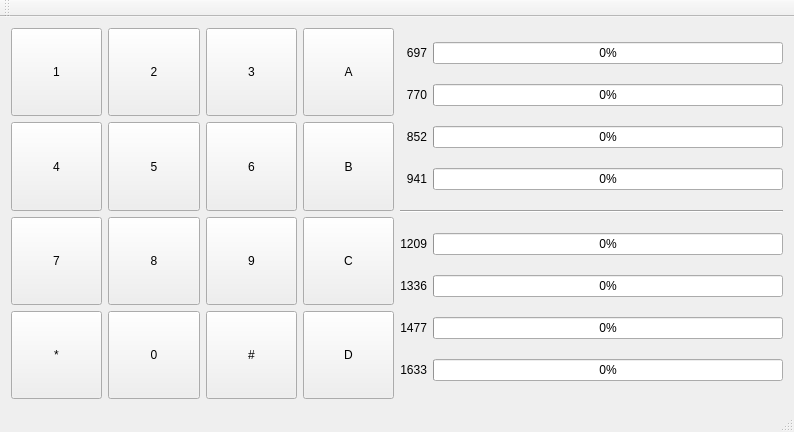
<?xml version="1.0" encoding="UTF-8"?>
<ui version="4.0">
 <class>MainWindow</class>
 <widget class="QMainWindow" name="MainWindow">
  <property name="geometry">
   <rect>
    <x>0</x>
    <y>0</y>
    <width>794</width>
    <height>432</height>
   </rect>
  </property>
  <property name="windowTitle">
   <string>DTMF</string>
  </property>
  <widget class="QWidget" name="centralWidget">
   <layout class="QHBoxLayout" name="horizontalLayout">
    <item>
     <layout class="QGridLayout" name="gridLayout">
      <item row="2" column="1">
       <widget class="QToolButton" name="toolButton_8">
        <property name="sizePolicy">
         <sizepolicy hsizetype="Expanding" vsizetype="Expanding">
          <horstretch>0</horstretch>
          <verstretch>0</verstretch>
         </sizepolicy>
        </property>
        <property name="focusPolicy">
         <enum>Qt::NoFocus</enum>
        </property>
        <property name="text">
         <string>8</string>
        </property>
       </widget>
      </item>
      <item row="1" column="0">
       <widget class="QToolButton" name="toolButton_4">
        <property name="sizePolicy">
         <sizepolicy hsizetype="Expanding" vsizetype="Expanding">
          <horstretch>0</horstretch>
          <verstretch>0</verstretch>
         </sizepolicy>
        </property>
        <property name="focusPolicy">
         <enum>Qt::NoFocus</enum>
        </property>
        <property name="text">
         <string>4</string>
        </property>
       </widget>
      </item>
      <item row="0" column="2">
       <widget class="QToolButton" name="toolButton_3">
        <property name="sizePolicy">
         <sizepolicy hsizetype="Expanding" vsizetype="Expanding">
          <horstretch>0</horstretch>
          <verstretch>0</verstretch>
         </sizepolicy>
        </property>
        <property name="focusPolicy">
         <enum>Qt::NoFocus</enum>
        </property>
        <property name="text">
         <string>3</string>
        </property>
       </widget>
      </item>
      <item row="1" column="1">
       <widget class="QToolButton" name="toolButton_5">
        <property name="sizePolicy">
         <sizepolicy hsizetype="Expanding" vsizetype="Expanding">
          <horstretch>0</horstretch>
          <verstretch>0</verstretch>
         </sizepolicy>
        </property>
        <property name="focusPolicy">
         <enum>Qt::NoFocus</enum>
        </property>
        <property name="text">
         <string>5</string>
        </property>
       </widget>
      </item>
      <item row="1" column="2">
       <widget class="QToolButton" name="toolButton_6">
        <property name="sizePolicy">
         <sizepolicy hsizetype="Expanding" vsizetype="Expanding">
          <horstretch>0</horstretch>
          <verstretch>0</verstretch>
         </sizepolicy>
        </property>
        <property name="focusPolicy">
         <enum>Qt::NoFocus</enum>
        </property>
        <property name="text">
         <string>6</string>
        </property>
       </widget>
      </item>
      <item row="2" column="2">
       <widget class="QToolButton" name="toolButton_9">
        <property name="sizePolicy">
         <sizepolicy hsizetype="Expanding" vsizetype="Expanding">
          <horstretch>0</horstretch>
          <verstretch>0</verstretch>
         </sizepolicy>
        </property>
        <property name="focusPolicy">
         <enum>Qt::NoFocus</enum>
        </property>
        <property name="text">
         <string>9</string>
        </property>
       </widget>
      </item>
      <item row="3" column="0">
       <widget class="QToolButton" name="toolButton_10">
        <property name="sizePolicy">
         <sizepolicy hsizetype="Expanding" vsizetype="Expanding">
          <horstretch>0</horstretch>
          <verstretch>0</verstretch>
         </sizepolicy>
        </property>
        <property name="focusPolicy">
         <enum>Qt::NoFocus</enum>
        </property>
        <property name="text">
         <string>*</string>
        </property>
       </widget>
      </item>
      <item row="0" column="1">
       <widget class="QToolButton" name="toolButton_2">
        <property name="sizePolicy">
         <sizepolicy hsizetype="Expanding" vsizetype="Expanding">
          <horstretch>0</horstretch>
          <verstretch>0</verstretch>
         </sizepolicy>
        </property>
        <property name="focusPolicy">
         <enum>Qt::NoFocus</enum>
        </property>
        <property name="text">
         <string>2</string>
        </property>
       </widget>
      </item>
      <item row="0" column="0">
       <widget class="QToolButton" name="toolButton_1">
        <property name="sizePolicy">
         <sizepolicy hsizetype="Expanding" vsizetype="Expanding">
          <horstretch>0</horstretch>
          <verstretch>0</verstretch>
         </sizepolicy>
        </property>
        <property name="focusPolicy">
         <enum>Qt::NoFocus</enum>
        </property>
        <property name="text">
         <string>1</string>
        </property>
       </widget>
      </item>
      <item row="3" column="1">
       <widget class="QToolButton" name="toolButton_11">
        <property name="sizePolicy">
         <sizepolicy hsizetype="Expanding" vsizetype="Expanding">
          <horstretch>0</horstretch>
          <verstretch>0</verstretch>
         </sizepolicy>
        </property>
        <property name="focusPolicy">
         <enum>Qt::NoFocus</enum>
        </property>
        <property name="text">
         <string>0</string>
        </property>
       </widget>
      </item>
      <item row="2" column="0">
       <widget class="QToolButton" name="toolButton_7">
        <property name="sizePolicy">
         <sizepolicy hsizetype="Expanding" vsizetype="Expanding">
          <horstretch>0</horstretch>
          <verstretch>0</verstretch>
         </sizepolicy>
        </property>
        <property name="focusPolicy">
         <enum>Qt::NoFocus</enum>
        </property>
        <property name="text">
         <string>7</string>
        </property>
       </widget>
      </item>
      <item row="3" column="2">
       <widget class="QToolButton" name="toolButton_12">
        <property name="sizePolicy">
         <sizepolicy hsizetype="Expanding" vsizetype="Expanding">
          <horstretch>0</horstretch>
          <verstretch>0</verstretch>
         </sizepolicy>
        </property>
        <property name="focusPolicy">
         <enum>Qt::NoFocus</enum>
        </property>
        <property name="text">
         <string>#</string>
        </property>
       </widget>
      </item>
      <item row="0" column="3">
       <widget class="QToolButton" name="toolButton_a">
        <property name="sizePolicy">
         <sizepolicy hsizetype="Expanding" vsizetype="Expanding">
          <horstretch>0</horstretch>
          <verstretch>0</verstretch>
         </sizepolicy>
        </property>
        <property name="focusPolicy">
         <enum>Qt::NoFocus</enum>
        </property>
        <property name="text">
         <string>A</string>
        </property>
       </widget>
      </item>
      <item row="1" column="3">
       <widget class="QToolButton" name="toolButton_b">
        <property name="sizePolicy">
         <sizepolicy hsizetype="Expanding" vsizetype="Expanding">
          <horstretch>0</horstretch>
          <verstretch>0</verstretch>
         </sizepolicy>
        </property>
        <property name="focusPolicy">
         <enum>Qt::NoFocus</enum>
        </property>
        <property name="text">
         <string>B</string>
        </property>
       </widget>
      </item>
      <item row="2" column="3">
       <widget class="QToolButton" name="toolButton_c">
        <property name="sizePolicy">
         <sizepolicy hsizetype="Expanding" vsizetype="Expanding">
          <horstretch>0</horstretch>
          <verstretch>0</verstretch>
         </sizepolicy>
        </property>
        <property name="focusPolicy">
         <enum>Qt::NoFocus</enum>
        </property>
        <property name="text">
         <string>C</string>
        </property>
       </widget>
      </item>
      <item row="3" column="3">
       <widget class="QToolButton" name="toolButton_d">
        <property name="sizePolicy">
         <sizepolicy hsizetype="Expanding" vsizetype="Expanding">
          <horstretch>0</horstretch>
          <verstretch>0</verstretch>
         </sizepolicy>
        </property>
        <property name="focusPolicy">
         <enum>Qt::NoFocus</enum>
        </property>
        <property name="text">
         <string>D</string>
        </property>
       </widget>
      </item>
     </layout>
    </item>
    <item>
     <layout class="QGridLayout" name="gridLayout_2">
      <item row="0" column="0">
       <widget class="QLabel" name="label_1">
        <property name="text">
         <string>697</string>
        </property>
        <property name="alignment">
         <set>Qt::AlignRight|Qt::AlignTrailing|Qt::AlignVCenter</set>
        </property>
       </widget>
      </item>
      <item row="0" column="1">
       <widget class="QProgressBar" name="progressBar_1">
        <property name="maximum">
         <number>10000</number>
        </property>
        <property name="value">
         <number>0</number>
        </property>
       </widget>
      </item>
      <item row="1" column="0">
       <widget class="QLabel" name="label_2">
        <property name="text">
         <string>770</string>
        </property>
        <property name="alignment">
         <set>Qt::AlignRight|Qt::AlignTrailing|Qt::AlignVCenter</set>
        </property>
       </widget>
      </item>
      <item row="1" column="1">
       <widget class="QProgressBar" name="progressBar_2">
        <property name="maximum">
         <number>10000</number>
        </property>
        <property name="value">
         <number>0</number>
        </property>
       </widget>
      </item>
      <item row="2" column="0">
       <widget class="QLabel" name="label_3">
        <property name="text">
         <string>852</string>
        </property>
        <property name="alignment">
         <set>Qt::AlignRight|Qt::AlignTrailing|Qt::AlignVCenter</set>
        </property>
       </widget>
      </item>
      <item row="2" column="1">
       <widget class="QProgressBar" name="progressBar_3">
        <property name="maximum">
         <number>10000</number>
        </property>
        <property name="value">
         <number>0</number>
        </property>
       </widget>
      </item>
      <item row="3" column="0">
       <widget class="QLabel" name="label_4">
        <property name="text">
         <string>941</string>
        </property>
        <property name="alignment">
         <set>Qt::AlignRight|Qt::AlignTrailing|Qt::AlignVCenter</set>
        </property>
       </widget>
      </item>
      <item row="3" column="1">
       <widget class="QProgressBar" name="progressBar_4">
        <property name="maximum">
         <number>10000</number>
        </property>
        <property name="value">
         <number>0</number>
        </property>
       </widget>
      </item>
      <item row="5" column="0">
       <widget class="QLabel" name="label_5">
        <property name="text">
         <string>1209</string>
        </property>
        <property name="alignment">
         <set>Qt::AlignRight|Qt::AlignTrailing|Qt::AlignVCenter</set>
        </property>
       </widget>
      </item>
      <item row="5" column="1">
       <widget class="QProgressBar" name="progressBar_5">
        <property name="maximum">
         <number>10000</number>
        </property>
        <property name="value">
         <number>0</number>
        </property>
       </widget>
      </item>
      <item row="6" column="0">
       <widget class="QLabel" name="label_6">
        <property name="text">
         <string>1336</string>
        </property>
        <property name="alignment">
         <set>Qt::AlignRight|Qt::AlignTrailing|Qt::AlignVCenter</set>
        </property>
       </widget>
      </item>
      <item row="6" column="1">
       <widget class="QProgressBar" name="progressBar_6">
        <property name="maximum">
         <number>10000</number>
        </property>
        <property name="value">
         <number>0</number>
        </property>
       </widget>
      </item>
      <item row="7" column="0">
       <widget class="QLabel" name="label_7">
        <property name="text">
         <string>1477</string>
        </property>
        <property name="alignment">
         <set>Qt::AlignRight|Qt::AlignTrailing|Qt::AlignVCenter</set>
        </property>
       </widget>
      </item>
      <item row="7" column="1">
       <widget class="QProgressBar" name="progressBar_7">
        <property name="maximum">
         <number>10000</number>
        </property>
        <property name="value">
         <number>0</number>
        </property>
       </widget>
      </item>
      <item row="8" column="0">
       <widget class="QLabel" name="label_8">
        <property name="text">
         <string>1633</string>
        </property>
        <property name="alignment">
         <set>Qt::AlignRight|Qt::AlignTrailing|Qt::AlignVCenter</set>
        </property>
       </widget>
      </item>
      <item row="8" column="1">
       <widget class="QProgressBar" name="progressBar_8">
        <property name="value">
         <number>0</number>
        </property>
       </widget>
      </item>
      <item row="4" column="0" colspan="2">
       <widget class="Line" name="line">
        <property name="orientation">
         <enum>Qt::Horizontal</enum>
        </property>
       </widget>
      </item>
     </layout>
    </item>
   </layout>
  </widget>
  <widget class="QMenuBar" name="menuBar">
   <property name="geometry">
    <rect>
     <x>0</x>
     <y>0</y>
     <width>794</width>
     <height>24</height>
    </rect>
   </property>
  </widget>
  <widget class="QToolBar" name="mainToolBar">
   <attribute name="toolBarArea">
    <enum>TopToolBarArea</enum>
   </attribute>
   <attribute name="toolBarBreak">
    <bool>false</bool>
   </attribute>
  </widget>
  <widget class="QStatusBar" name="statusBar"/>
 </widget>
 <layoutdefault spacing="6" margin="11"/>
 <resources/>
 <connections/>
</ui>
